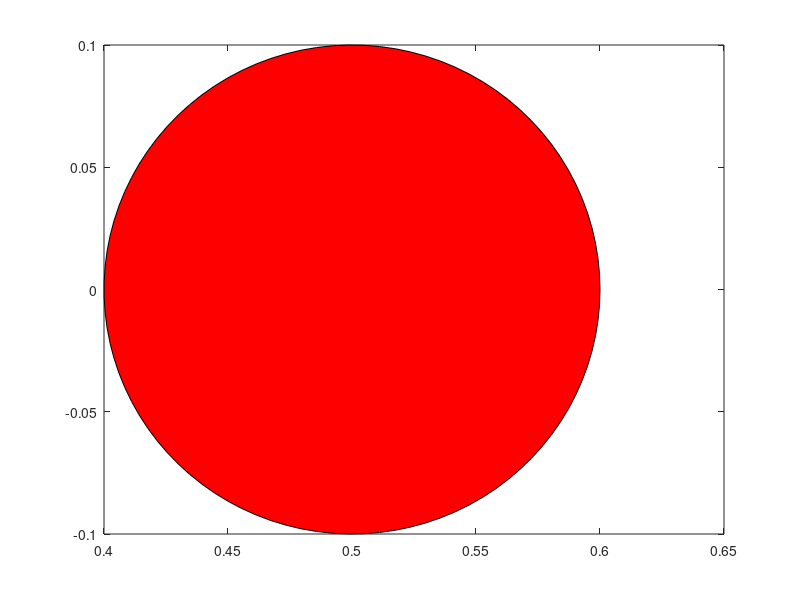

Recreate this plot in MATLAB.
function [h] = plot_bodies(varargin)
%PLOT_BODIES Plots the primary and secondary bodies in the CR3BP rotating
%frame
% 
% [h] = PLOT_BODIES(varargin)
% 
% Inputs:   var_name (type) [units] description 
%           varargin
%               max_iter (int) [] maximum number of iterations {10}
%               epsilon (scalar) [] convergence criterion {1e-7}
%               plot_on (boolean) [] whether iterations should be plotted {0}
%               constraints (cell) [] constraints to be added {"x","y","z","xdot","zdot","T","rho","lambda"}
% 
% Outputs:  h (figure handle) [] output figure 
% 
% See also: 

% Author: Jared Blanchard 	Date: 2023/07/17 17:18:17 	Revision: 0.1 $
p = inputParser;
addOptional(p,'handlevis', 'off', @isstring)
addOptional(p,'N', 100, @isinteger)
addOptional(p,'col1', 'b')
addOptional(p,'col2', 'r')
addOptional(p,'r1', 1, @isnumeric)
addOptional(p,'r2', 0.1, @isnumeric)
addOptional(p,'mu', 0.5, @isnumeric)
% addOptional(p,'plot_on',false)
% addOptional(p,'constraints',["x","y","z","xdot","zdot","T","rho","lambda"], @isstring)
parse(p,varargin{:})
handlevis = p.Results.handlevis;
N = p.Results.N;
col1 = p.Results.col1;
col2 = p.Results.col2;
r1 = p.Results.r1;
r2 = p.Results.r2;
mu = p.Results.mu;

theta = linspace(0,2*pi,N); % angles of points on circl circle
% r = PRIM.radius/RUNIT; % radius of primary body in dimensionless units
fill(-mu+r1*cos(theta), r1*sin(theta),col1,'HandleVisibility',handlevis)
% r = PRIM.radius/RUNIT; % radius of secondary body in dimensionless units
fill(1-mu+r2*cos(theta), r2*sin(theta),col2,'HandleVisibility',handlevis)

end
